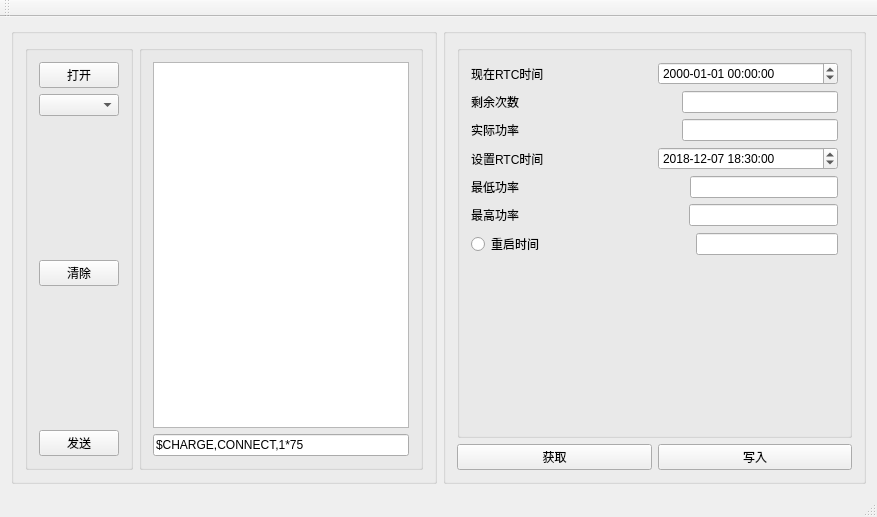
<?xml version="1.0" encoding="UTF-8"?>
<ui version="4.0">
 <class>MainWindow</class>
 <widget class="QMainWindow" name="MainWindow">
  <property name="geometry">
   <rect>
    <x>0</x>
    <y>0</y>
    <width>877</width>
    <height>517</height>
   </rect>
  </property>
  <property name="windowTitle">
   <string>充电桩</string>
  </property>
  <widget class="QWidget" name="centralWidget">
   <layout class="QGridLayout" name="gridLayout">
    <item row="0" column="0">
     <widget class="QGroupBox" name="groupBox">
      <layout class="QHBoxLayout" name="horizontalLayout">
       <item>
        <widget class="QGroupBox" name="groupBox">
         <layout class="QVBoxLayout" name="verticalLayout">
          <item>
           <widget class="QPushButton" name="pushButton_Open">
            <property name="text">
             <string>打开</string>
            </property>
           </widget>
          </item>
          <item>
           <widget class="QComboBox" name="PortBox"/>
          </item>
          <item>
           <spacer name="verticalSpacer">
            <property name="orientation">
             <enum>Qt::Vertical</enum>
            </property>
            <property name="sizeHint" stdset="0">
             <size>
              <width>20</width>
              <height>40</height>
             </size>
            </property>
           </spacer>
          </item>
          <item>
           <widget class="QPushButton" name="pushButton_Clean">
            <property name="text">
             <string>清除</string>
            </property>
           </widget>
          </item>
          <item>
           <spacer name="verticalSpacer_3">
            <property name="orientation">
             <enum>Qt::Vertical</enum>
            </property>
            <property name="sizeHint" stdset="0">
             <size>
              <width>20</width>
              <height>40</height>
             </size>
            </property>
           </spacer>
          </item>
          <item>
           <widget class="QPushButton" name="pushButton_Send">
            <property name="text">
             <string>发送</string>
            </property>
           </widget>
          </item>
         </layout>
        </widget>
       </item>
       <item>
        <widget class="QGroupBox" name="groupBox">
         <layout class="QVBoxLayout" name="verticalLayout_2">
          <item>
           <widget class="QTextEdit" name="textEdit"/>
          </item>
          <item>
           <widget class="QLineEdit" name="lineEdit">
            <property name="text">
             <string>$CHARGE,CONNECT,1*75</string>
            </property>
           </widget>
          </item>
         </layout>
        </widget>
       </item>
      </layout>
     </widget>
    </item>
    <item row="0" column="1">
     <widget class="QGroupBox" name="groupBox">
      <layout class="QVBoxLayout" name="verticalLayout_4">
       <item>
        <widget class="QGroupBox" name="groupBox">
         <layout class="QVBoxLayout" name="verticalLayout_3">
          <item>
           <layout class="QHBoxLayout" name="horizontalLayout_9">
            <item>
             <widget class="QLabel" name="label_6">
              <property name="text">
               <string>现在RTC时间</string>
              </property>
             </widget>
            </item>
            <item>
             <widget class="QDateTimeEdit" name="Now_dateTimeEdit">
              <property name="readOnly">
               <bool>false</bool>
              </property>
              <property name="displayFormat">
               <string>yyyy-MM-dd HH:mm:ss</string>
              </property>
             </widget>
            </item>
           </layout>
          </item>
          <item>
           <layout class="QHBoxLayout" name="horizontalLayout_8">
            <item>
             <widget class="QLabel" name="label_5">
              <property name="text">
               <string>剩余次数</string>
              </property>
             </widget>
            </item>
            <item>
             <spacer name="horizontalSpacer">
              <property name="orientation">
               <enum>Qt::Horizontal</enum>
              </property>
              <property name="sizeHint" stdset="0">
               <size>
                <width>40</width>
                <height>20</height>
               </size>
              </property>
             </spacer>
            </item>
            <item>
             <widget class="QLineEdit" name="lineEdit_ResidueCnt">
              <property name="readOnly">
               <bool>true</bool>
              </property>
             </widget>
            </item>
           </layout>
          </item>
          <item>
           <layout class="QHBoxLayout" name="horizontalLayout_2">
            <item>
             <widget class="QLabel" name="label_4">
              <property name="text">
               <string>实际功率</string>
              </property>
             </widget>
            </item>
            <item>
             <spacer name="horizontalSpacer_2">
              <property name="orientation">
               <enum>Qt::Horizontal</enum>
              </property>
              <property name="sizeHint" stdset="0">
               <size>
                <width>40</width>
                <height>20</height>
               </size>
              </property>
             </spacer>
            </item>
            <item>
             <widget class="QLineEdit" name="lineEdit_NowPower">
              <property name="readOnly">
               <bool>true</bool>
              </property>
             </widget>
            </item>
           </layout>
          </item>
          <item>
           <layout class="QHBoxLayout" name="horizontalLayout_6">
            <item>
             <widget class="QLabel" name="label_3">
              <property name="text">
               <string>设置RTC时间</string>
              </property>
             </widget>
            </item>
            <item>
             <widget class="QDateTimeEdit" name="Set_dateTimeEdit">
              <property name="dateTime">
               <datetime>
                <hour>18</hour>
                <minute>30</minute>
                <second>0</second>
                <year>2018</year>
                <month>12</month>
                <day>7</day>
               </datetime>
              </property>
              <property name="displayFormat">
               <string>yyyy-MM-dd HH:mm:ss</string>
              </property>
             </widget>
            </item>
           </layout>
          </item>
          <item>
           <layout class="QHBoxLayout" name="horizontalLayout_3">
            <item>
             <widget class="QLabel" name="label">
              <property name="text">
               <string>最低功率     </string>
              </property>
             </widget>
            </item>
            <item>
             <spacer name="horizontalSpacer_3">
              <property name="orientation">
               <enum>Qt::Horizontal</enum>
              </property>
              <property name="sizeHint" stdset="0">
               <size>
                <width>40</width>
                <height>20</height>
               </size>
              </property>
             </spacer>
            </item>
            <item>
             <widget class="QLineEdit" name="lineEdit_MinPower"/>
            </item>
           </layout>
          </item>
          <item>
           <layout class="QHBoxLayout" name="horizontalLayout_4">
            <item>
             <widget class="QLabel" name="label_2">
              <property name="text">
               <string>最高功率    </string>
              </property>
             </widget>
            </item>
            <item>
             <spacer name="horizontalSpacer_4">
              <property name="orientation">
               <enum>Qt::Horizontal</enum>
              </property>
              <property name="sizeHint" stdset="0">
               <size>
                <width>40</width>
                <height>20</height>
               </size>
              </property>
             </spacer>
            </item>
            <item>
             <widget class="QLineEdit" name="lineEdit_MaxPower"/>
            </item>
           </layout>
          </item>
          <item>
           <layout class="QHBoxLayout" name="horizontalLayout_5">
            <item>
             <widget class="QRadioButton" name="radioButton_RestartFlag">
              <property name="text">
               <string>重启时间 </string>
              </property>
             </widget>
            </item>
            <item>
             <spacer name="horizontalSpacer_5">
              <property name="orientation">
               <enum>Qt::Horizontal</enum>
              </property>
              <property name="sizeHint" stdset="0">
               <size>
                <width>40</width>
                <height>20</height>
               </size>
              </property>
             </spacer>
            </item>
            <item>
             <widget class="QLineEdit" name="lineEdit_ResetTime"/>
            </item>
           </layout>
          </item>
          <item>
           <spacer name="verticalSpacer_2">
            <property name="orientation">
             <enum>Qt::Vertical</enum>
            </property>
            <property name="sizeHint" stdset="0">
             <size>
              <width>20</width>
              <height>40</height>
             </size>
            </property>
           </spacer>
          </item>
         </layout>
        </widget>
       </item>
       <item>
        <layout class="QHBoxLayout" name="horizontalLayout_7">
         <item>
          <widget class="QPushButton" name="pushButton_GetCtrl">
           <property name="text">
            <string>获取</string>
           </property>
          </widget>
         </item>
         <item>
          <widget class="QPushButton" name="pushButton_SetCtrl">
           <property name="text">
            <string>写入</string>
           </property>
          </widget>
         </item>
        </layout>
       </item>
      </layout>
     </widget>
    </item>
   </layout>
  </widget>
  <widget class="QMenuBar" name="menuBar">
   <property name="geometry">
    <rect>
     <x>0</x>
     <y>0</y>
     <width>877</width>
     <height>26</height>
    </rect>
   </property>
  </widget>
  <widget class="QToolBar" name="mainToolBar">
   <attribute name="toolBarArea">
    <enum>TopToolBarArea</enum>
   </attribute>
   <attribute name="toolBarBreak">
    <bool>false</bool>
   </attribute>
  </widget>
  <widget class="QStatusBar" name="statusBar"/>
 </widget>
 <layoutdefault spacing="6" margin="11"/>
 <resources/>
 <connections/>
</ui>
